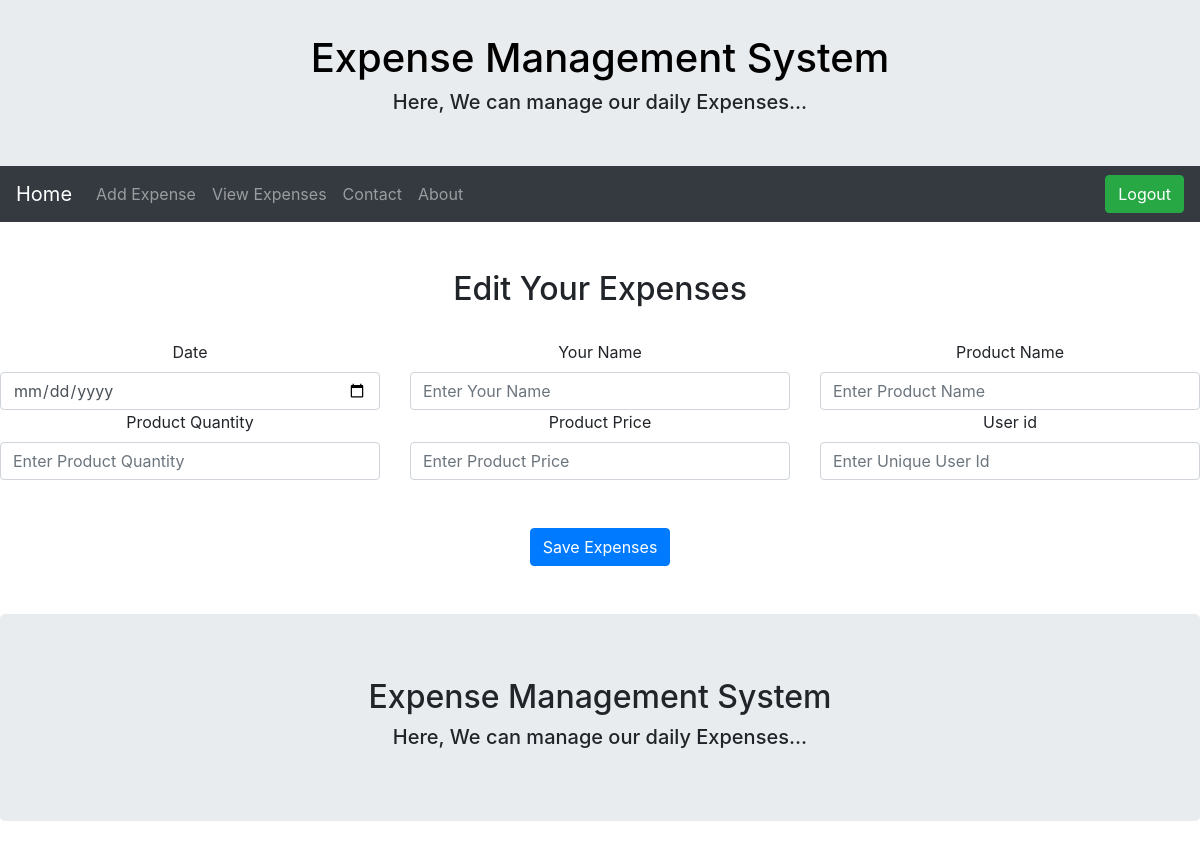
Page /update/29 on the earlier database version.
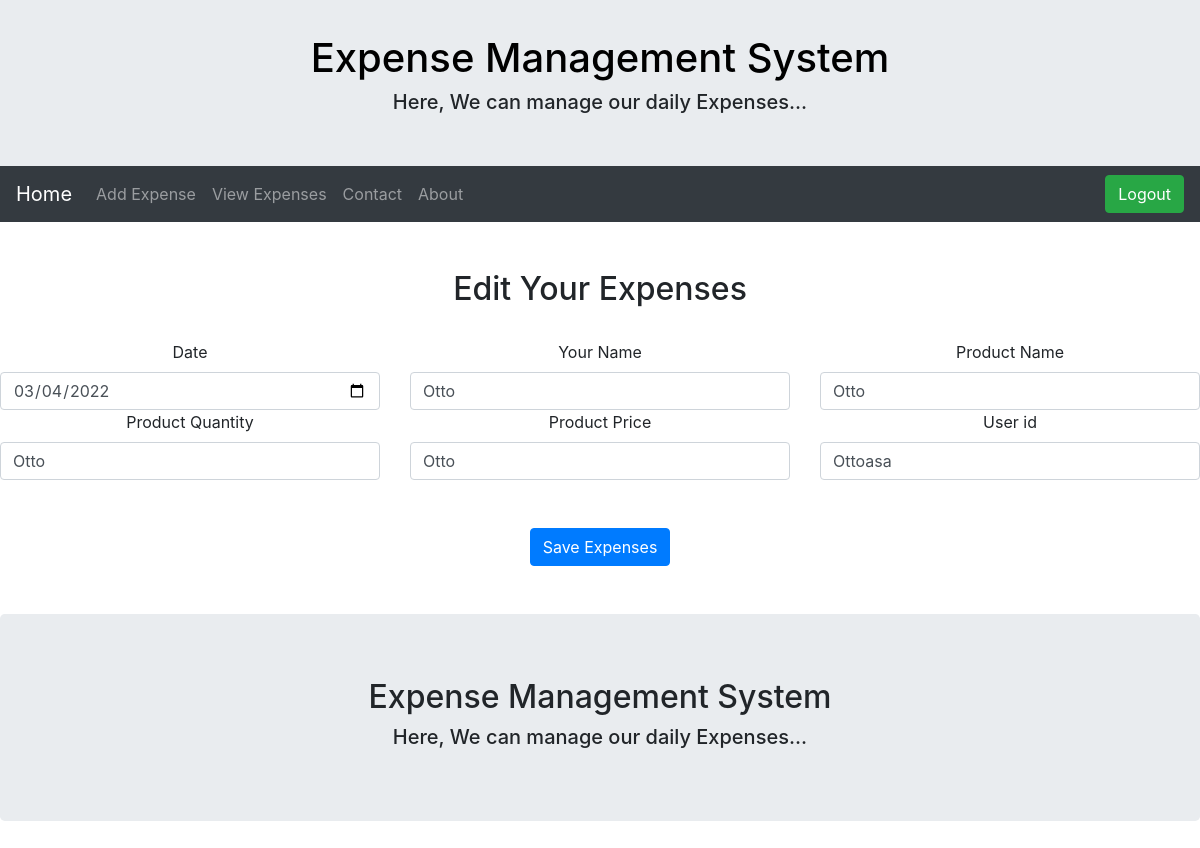
Same page on the later database version.
### tables this page shows
CREATE TABLE Products (
	date_ VARCHAR NOT NULL,
	id INTEGER PRIMARY KEY AUTOINCREMENT,
	name TEXT NOT NULL,
	products TEXT NOT NULL,
	prod_qnty TEXT NOT NULL,
	prod_price TEXT NOT NULL,
	user_id INTEGER UNIQUE 
);

### app.py (the view, shortened to what this page needs)
@app.route('/update/<int:id>',methods=['POST','GET'])
def update(id):
    connection = sqlite3.connect("users.db")
    connection.row_factory = sqlite3.Row
    cursor = connection.cursor()
    cursor.execute('select * from Products WHERE id={0}'.format(id))
    rows = cursor.fetchone()
    connection.close()
    return render_template('update.html',rows = rows)

### Templates/update.html (shortened to what this page needs)
{% extends 'layout.html'%}
{% block content%}
<!DOCTYPE html>
<html lang="en" dir="ltr">
<head>
</head>
<body>
  <br><br>
  <center>
    <h2>Edit Your Expenses</h2>
    <br>
    <form method="post" class="row g-3 needs-validation" novalidate">
      <div class="col-md-4">
        <label for="validationDefault01" class="form-label">Date</label>
        <input type="date" class="form-control" id="validationDefault01" name="date" placeholder="Enter Date" value="{{rows['date_']}}" required>
      </div>
      <div class="col-md-4">
        <label for="validationDefault02" class="form-label">Your Name</label>
        <input type="text" class="form-control" id="validationDefault02" name='name' placeholder="Enter Your Name" value="{{rows['name']}}" required>
      </div>
      <div class="col-md-4">
        <label for="validationDefault02" class="form-label">Product Name</label>
        <input type="text" class="form-control" id="validationDefault02" name='prod_name' placeholder="Enter Product Name" value="{{rows['Products']}}" required>
      </div>
      <div class="col-md-4">
        <label for="validationDefault02" class="form-label">Product Quantity</label>
        <input type="text" class="form-control" id="validationDefault02" name='prod_Qty' placeholder="Enter Product Quantity" value="{{rows['prod_qnty']}}" required>
      </div>
       <div class="col-md-4">
        <label for="validationDefault02" class="form-label">Product Price</label>
        <input type="text" class="form-control" id="validationDefault02" name='price' placeholder="Enter Product Price" value="{{rows['prod_price']}}" required>
        <br><br>
      </div>
      <div class="col-md-4">
        <label for="validationDefault02" class="form-label">User id</label>
        <input type="text" class="form-control" id="validationDefault02" name='user-id' placeholder="Enter Unique User Id" value="{{rows['user_id']}}" required>
      </div>
      <div class="col-12">
        <button class="btn btn-primary" type="submit">Save Expenses</button>
        <br><br><br>
      </div>
    </form>
  </center>
</body>
</html>
{% endblock %}

### Templates/layout.html (shortened to what this page needs)
<!DOCTYPE html>
<html lang="en">
<head>
  <link rel="stylesheet" href="https://maxcdn.bootstrapcdn.com/bootstrap/4.5.2/css/bootstrap.min.css">
</head>
<body>
  <div class="jumbotron text-center" style="margin-bottom:-20px; margin-top: -30px;">
    <h1><a style="text-decoration: none; color: black;" href="{{url_for('home')}}">Expense Management System</a></h1>
    <h5>Here, We can manage our daily Expenses...</h5>
  </div>
  <nav class="navbar navbar-expand-sm bg-dark navbar-dark">
    <a class="navbar-brand" href="{{url_for('home')}}">Home</a>
    <div class="collapse navbar-collapse" id="collapsibleNavbar">
      <ul class="navbar-nav">
        <li class="nav-item">
          <a class="nav-link" href="{{url_for('add_expenses')}}">Add Expense</a>
        </li>
        <li class="nav-item">
          <a class="nav-link" href="{{url_for('view')}}"> View Expenses</a>
        </li>
        <li class="nav-item">
          <a class="nav-link" href="{{url_for('contact')}}">Contact</a>
        </li>
        <li class="nav-item">
          <a class="nav-link" href="{{url_for('about')}}">About</a>
        </li>
      </ul>
    </div>
   <a href="{{url_for('logout')}}"><button class="btn btn-success" type="button">Logout</button></a>
  </nav>
  {% block content %}
  {% endblock %}
  <div class="jumbotron text-center" style="margin-bottom:0px; margin-top: 0px;">
    <h2>Expense Management System</h2>
    <h5>Here, We can manage our daily Expenses...</h5>
  </div>
</body>
</html>

Differences in the rows shown:
added Products: date "03/04/2022", name "Otto", prod_name "Otto", prod_Qty "Otto", price "Otto", user-id "Ottoasa"
